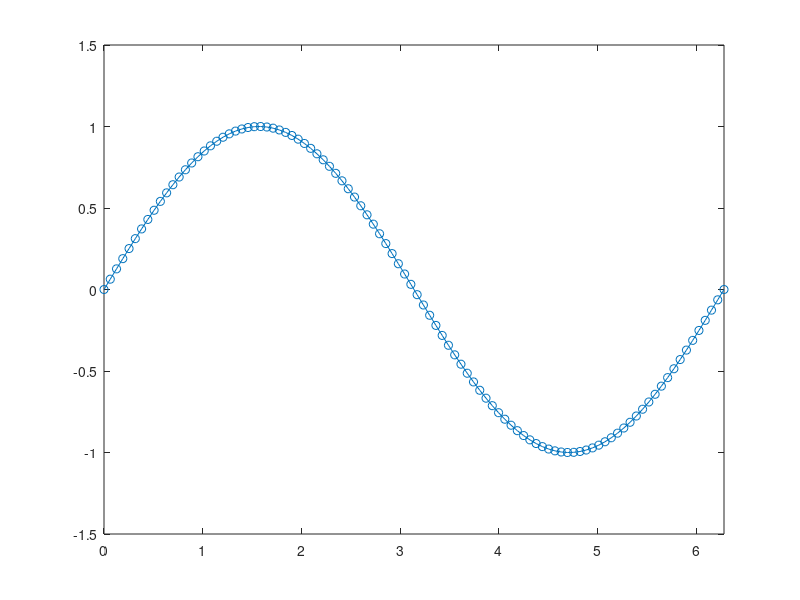

MATLAB code to generate this figure: (Note: this script raises an error after producing the figure.)
%=============================================================================
% Copyright (c) 2016-present Allan CORNET (Nelson)
%=============================================================================
% This file is part of the Nelson.
%=============================================================================
% LICENCE_BLOCK_BEGIN
% SPDX-License-Identifier: LGPL-3.0-or-later
% LICENCE_BLOCK_END
%=============================================================================
% <--ADV-CLI MODE-->
%=============================================================================
f = figure();
x = linspace(0,2*pi);
y = sin(x);
plot(x,y,'-o');
axis([0 2*pi -1.5 1.5]);
lim = axis();
REF = [0    6.2832   -1.5000    1.5000];
assert_isapprox(lim(1), REF(1), 1e-4);
assert_isapprox(lim(2), REF(2), 1e-4);
assert_isapprox(lim(3), REF(3), 1e-4);
assert_isapprox(lim(4), REF(4), 1e-4);
%=============================================================================
f = figure();
x = linspace(-10, 10, 200);
y = sin(4 * x) ./ exp(0.1 * x);
plot(x, y);
axis([-10 10 0 inf]);
lim = axis();
REF = [-10 10 0 inf];
assert_isapprox(lim(1), REF(1), 1e-4);
assert_isapprox(lim(2), REF(2), 1e-4);
assert_isapprox(lim(3), REF(3), 1e-4);
assert_istrue(isinf(lim(4)));
%=============================================================================
